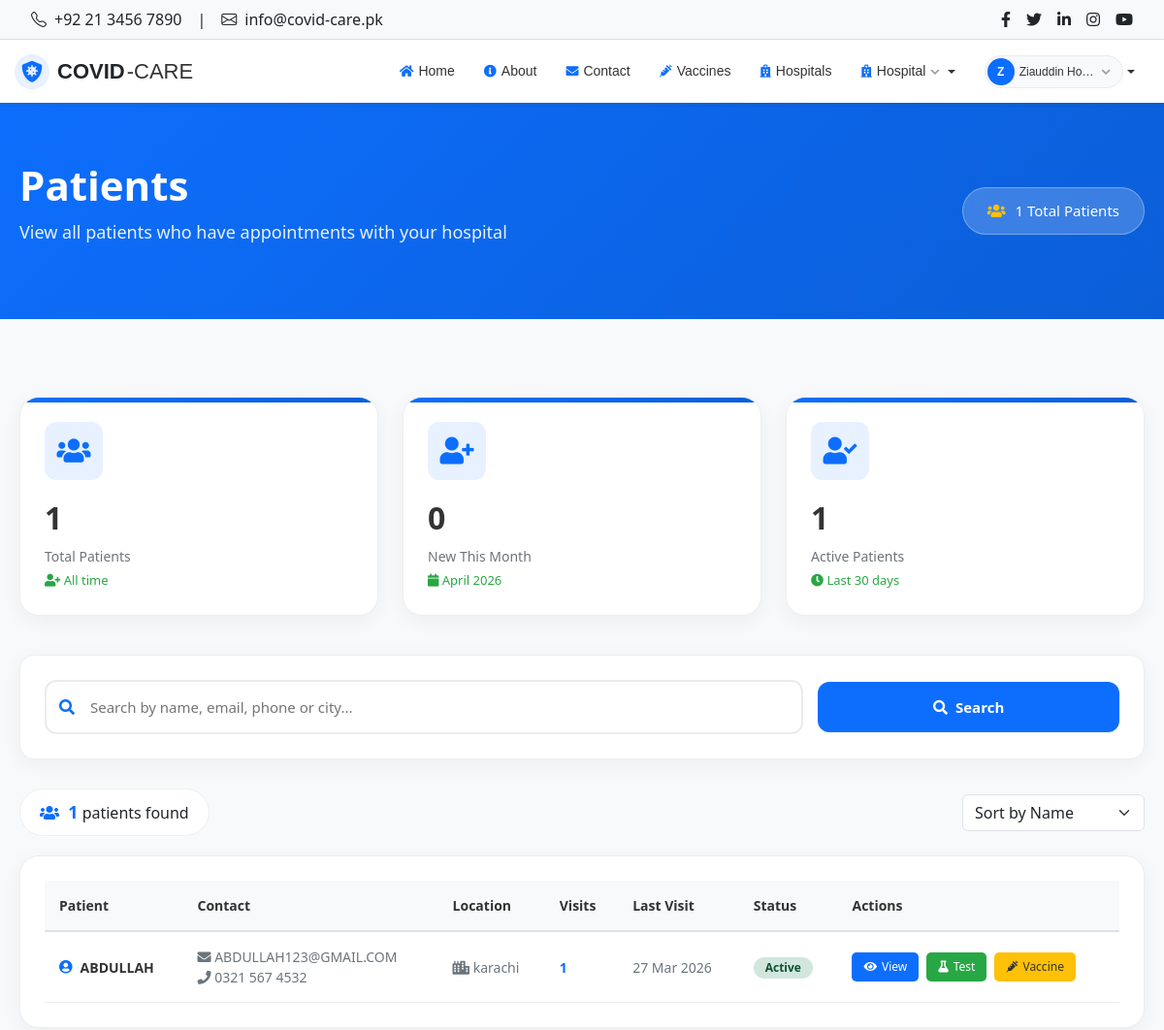
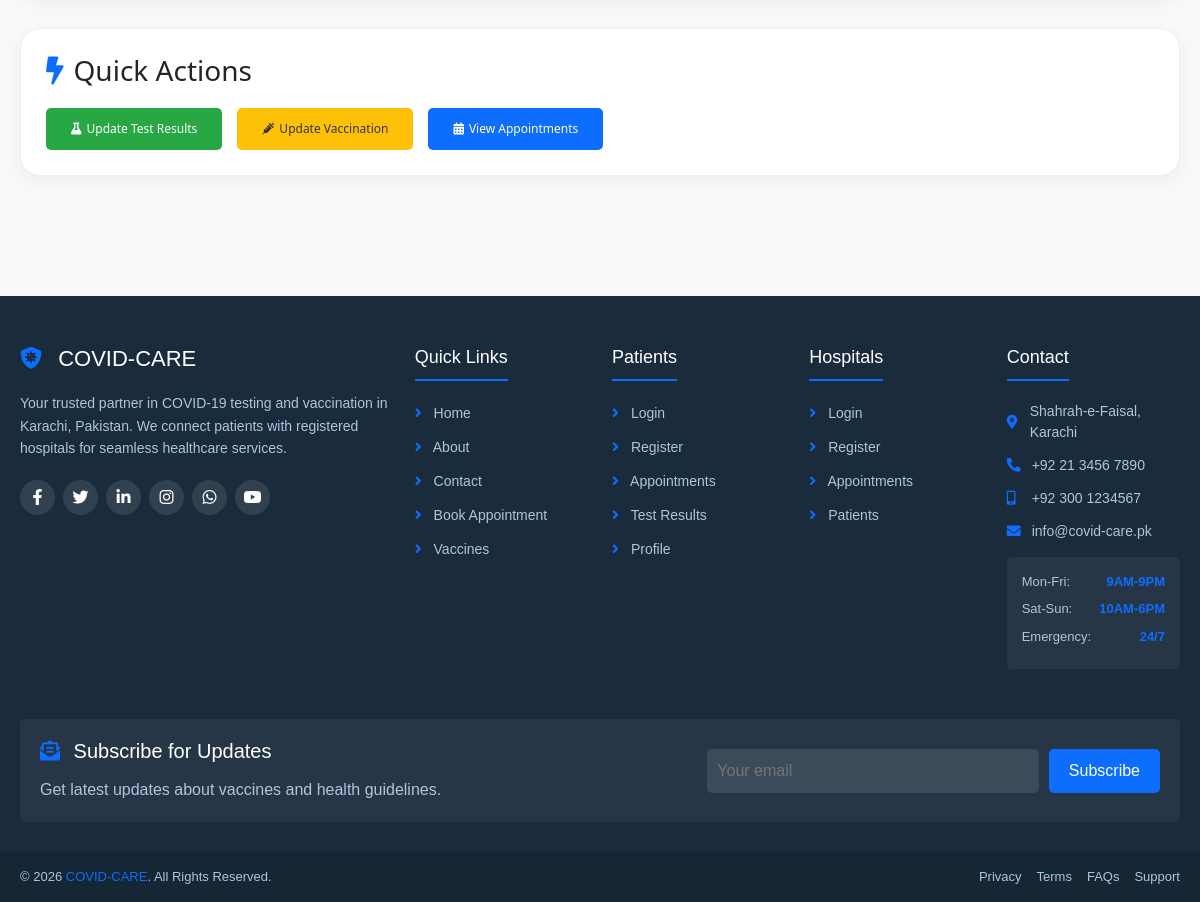
Screenshot of /hospital/patients.php (signed in) with the database file from the repository (2 pictures, top to bottom).
### tables this page shows
CREATE TABLE `patients` (
  `patient_id` int(11) NOT NULL,
  `name` varchar(100) DEFAULT NULL,
  `email` varchar(100) DEFAULT NULL,
  `phone` varchar(15) DEFAULT NULL,
  `password` varchar(255) DEFAULT NULL,
  `address` text DEFAULT NULL,
  `city` varchar(50) DEFAULT NULL,
  `dob` date DEFAULT NULL,
  `gender` enum('Male','Female','Other') DEFAULT NULL,
  `created_at` timestamp NOT NULL DEFAULT current_timestamp()
);

### includes/functions.php (called while the page is built, shortened)
<?php
function formatPhone($phone) {
    if (strlen($phone) == 11 && substr($phone, 0, 1) == '0') {
        return substr($phone, 0, 4) . ' ' . substr($phone, 4, 3) . ' ' . substr($phone, 7, 4);
    }
    return $phone;
}
?>

### hospital/patients.php (the view, shortened to what this page needs)
<?php
require_once '../config.php';
require_once '../includes/functions.php';
require_once '../includes/header.php';
require_once '../includes/navbar.php';
$hospital_id = $_SESSION['hospital_id'];
$search = isset($_GET['search']) ? sanitize($_GET['search']) : '';
$query = "SELECT DISTINCT p.*,
          (SELECT COUNT(*) FROM appointments WHERE patient_id = p.patient_id AND hospital_id = $hospital_id) as total_appointments,
          (SELECT MAX(appointment_date) FROM appointments WHERE patient_id = p.patient_id AND hospital_id = $hospital_id) as last_visit
          FROM patients p
          JOIN appointments a ON p.patient_id = a.patient_id
          WHERE a.hospital_id = $hospital_id";
$query .= " ORDER BY p.name ASC";
$result = mysqli_query($conn, $query);
$patients = [];
if ($result) {
    while ($row = mysqli_fetch_assoc($result)) {
        $patients[] = $row;
    }
}
$total_patients = count($patients);
$new_this_month = 0;
$active_patients = 0;
foreach ($patients as $p) {
    if (isset($p['last_visit']) && strtotime($p['last_visit']) > strtotime('-30 days')) {
        $active_patients++;
    }
}
?>
<section class="page-header">
    <div class="container">
        <div>
            <h1>Patients</h1>
            <p>View all patients who have appointments with your hospital</p>
        </div>
        <div class="header-badge">
            <i class="fas fa-users"></i>
            <?php echo $total_patients; ?> Total Patients
        </div>
    </div>
</section>
<main class="main-content">
    <div class="container">
        <div class="stats-row">
            <div class="stat-card">
                <div class="stat-icon">
                    <i class="fas fa-users"></i>
                </div>
                <div class="stat-value"><?php echo $total_patients; ?></div>
                <div class="stat-label">Total Patients</div>
                <div class="stat-small">
                    <i class="fas fa-user-plus"></i> All time
                </div>
            </div>
            <div class="stat-card">
                <div class="stat-icon">
                    <i class="fas fa-user-plus"></i>
                </div>
                <div class="stat-value"><?php echo $new_this_month; ?></div>
                <div class="stat-label">New This Month</div>
                <div class="stat-small">
                    <i class="fas fa-calendar"></i> <?php echo date('F Y'); ?>
                </div>
            </div>
            <div class="stat-card">
                <div class="stat-icon">
                    <i class="fas fa-user-check"></i>
                </div>
                <div class="stat-value"><?php echo $active_patients; ?></div>
                <div class="stat-label">Active Patients</div>
                <div class="stat-small">
                    <i class="fas fa-clock"></i> Last 30 days
                </div>
            </div>
        </div>
        <div class="search-section">
            <div class="search-card">
                <form method="GET" action="" class="search-form">
                    <div class="search-group">
                        <i class="fas fa-search"></i>
                        <input type="text" name="search" placeholder="Search by name, email, phone or city..."
                               value="<?php echo htmlspecialchars($search); ?>">
                    </div>
                    <button type="submit" class="btn-search">
                        <i class="fas fa-search"></i> Search
                    </button>
                </form>
            </div>
        </div>
        <div class="results-header">
            <div class="results-count">
                <i class="fas fa-users"></i>
                <strong><?php echo $total_patients; ?></strong> patients found
            </div>
            <div class="results-sort">
                <select onchange="window.location.href='?sort='+this.value<?php echo !empty($search) ? '+\'&search='.$search.'\'' : ''; ?>" class="form-select">
                    <option value="name">Sort by Name</option>
                </select>
            </div>
        </div>
        <div class="table-card">
            <?php if (!empty($patients)): ?>
                <div class="table-responsive">
                    <table>
                        <thead>
                            <tr>
                                <th>Patient</th>
                                <th>Contact</th>
                                <th>Location</th>
                                <th>Visits</th>
                                <th>Last Visit</th>
                                <th>Status</th>
                                <th>Actions</th>
                            </tr>
                        </thead>
                        <tbody>
                            <?php foreach ($patients as $patient):
                                $is_active = (isset($patient['last_visit']) && strtotime($patient['last_visit']) > strtotime('-30 days'));
                            ?>
                            <tr>
                                <td>
                                    <div class="patient-name">
                                        <i class="fas fa-user-circle"></i>
                                        <?php echo htmlspecialchars($patient['name']); ?>
                                    </div>
                                </td>
                                <td>
                                    <div><i class="fas fa-envelope"></i> <?php echo htmlspecialchars($patient['email']); ?></div>
                                    <div><i class="fas fa-phone"></i> <?php echo formatPhone($patient['phone']); ?></div>
                                </td>
                                <td>
                                    <div><i class="fas fa-city"></i> <?php echo htmlspecialchars($patient['city'] ?: 'N/A'); ?></div>
                                </td>
                                <td>
                                    <span style="font-weight: 600; color: #0d6efd;"><?php echo $patient['total_appointments']; ?></span>
                                </td>
                                <td>
                                    <?php echo $patient['last_visit'] ? date('d M Y', strtotime($patient['last_visit'])) : 'Never'; ?>
                                </td>
                                <td>
                                    <?php if ($is_active): ?>
                                        <span class="badge badge-active">Active</span>
                                    <?php else: ?>
                                        <span class="badge badge-inactive">Inactive</span>
                                    <?php endif; ?>
                                </td>
                                <td>
                                    <div class="action-buttons">
                                        <a href="#" class="btn-action btn-view" title="View Details">
                                            <i class="fas fa-eye"></i> View
                                        </a>
                                        <a href="<?php echo SITE_URL; ?>hospital/update_test.php?patient_id=<?php echo $patient['patient_id']; ?>" class="btn-action btn-test" title="Update Test">
                                            <i class="fas fa-flask"></i> Test
                                        </a>
                                        <a href="<?php echo SITE_URL; ?>hospital/update_vaccination.php?patient_id=<?php echo $patient['patient_id']; ?>" class="btn-action btn-vaccine" title="Update Vaccination">
                                            <i class="fas fa-syringe"></i> Vaccine
                                        </a>
                                    </div>
                                </td>
                            </tr>
                            <?php endforeach; ?>
                        </tbody>
                    </table>
                </div>
            <?php endif; ?>
        </div>
        <div class="table-card" style="margin-top: 20px;">
            <h3 style="margin-bottom: 20px; display: flex; align-items: center; gap: 10px;">
                <i class="fas fa-bolt" style="color: #0d6efd;"></i>
                Quick Actions
            </h3>
            <div style="display: flex; gap: 15px; flex-wrap: wrap;">
                <a href="<?php echo SITE_URL; ?>hospital/update_test.php" class="btn-action btn-test" style="padding: 12px 25px;">
                    <i class="fas fa-flask"></i> Update Test Results
                </a>
                <a href="<?php echo SITE_URL; ?>hospital/update_vaccination.php" class="btn-action btn-vaccine" style="padding: 12px 25px;">
                    <i class="fas fa-syringe"></i> Update Vaccination
                </a>
                <a href="<?php echo SITE_URL; ?>hospital/appointments.php" class="btn-action btn-view" style="padding: 12px 25px;">
                    <i class="fas fa-calendar-alt"></i> View Appointments
                </a>
            </div>
        </div>
    </div>
</main>
<?php require_once '../includes/footer.php'; ?>

### hospital/patients.php (style rules this page uses)
* { margin: 0; padding: 0; box-sizing: border-box; }
body { font-family: 'Segoe UI', Tahoma, Geneva, Verdana, sans-serif; background: #f8f9fa; min-height: 100vh; display: flex; flex-direction: column; }
.main-content { flex: 1; padding: 40px 0; }
.container { max-width: 1200px; margin: 0 auto; padding: 0 20px; width: 100%; }
.page-header { background: linear-gradient(135deg, #0d6efd, #0b5ed7); padding: 60px 0; margin-bottom: 40px; color: white; width: 100%; }
.page-header .container { display: flex; justify-content: space-between; align-items: center; flex-wrap: wrap; gap: 20px; }
.page-header h1 { font-size: 42px; font-weight: 700; margin-bottom: 10px; }
.page-header p { font-size: 18px; opacity: 0.9; }
.header-badge { background: rgba(255,255,255,0.2); padding: 12px 25px; border-radius: 50px; font-size: 15px; display: flex; align-items: center; gap: 10px; backdrop-filter: blur(5px); border: 1px solid rgba(255,255,255,0.3); }
.header-badge i { color: #ffc107; }
.stats-row { display: grid; grid-template-columns: repeat(3, 1fr); gap: 25px; margin-bottom: 40px; }
.stat-card { background: white; border-radius: 20px; padding: 25px; box-shadow: 0 5px 20px rgba(0,0,0,0.05); border: 1px solid #eee; transition: all 0.3s ease; position: relative; overflow: hidden; }
.stat-card::before { content: ''; position: absolute; top: 0; left: 0; right: 0; height: 5px; background: linear-gradient(90deg, #0d6efd, #0b5ed7); }
.stat-icon { width: 60px; height: 60px; background: #e7f1ff; border-radius: 12px; display: flex; align-items: center; justify-content: center; margin-bottom: 15px; color: #0d6efd; font-size: 28px; }
.stat-value { font-size: 32px; font-weight: 700; color: #333; margin-bottom: 5px; }
.stat-label { color: #6c757d; font-size: 14px; font-weight: 500; }
.stat-small { font-size: 13px; color: #28a745; margin-top: 5px; }
.search-section { margin-bottom: 30px; }
.search-card { background: white; border-radius: 15px; padding: 25px; box-shadow: 0 5px 20px rgba(0,0,0,0.05); border: 1px solid #eee; }
.search-form { display: flex; gap: 15px; align-items: center; flex-wrap: wrap; }
.search-group { flex: 3; min-width: 250px; position: relative; }
.search-group i { position: absolute; left: 15px; top: 50%; transform: translateY(-50%); color: #0d6efd; font-size: 16px; }
.search-group input { width: 100%; padding: 15px 15px 15px 45px; border: 2px solid #e9ecef; border-radius: 12px; font-size: 15px; transition: all 0.3s ease; }
.btn-search { flex: 1; min-width: 120px; padding: 15px 25px; background: #0d6efd; color: white; border: none; border-radius: 12px; font-size: 15px; font-weight: 600; cursor: pointer; transition: all 0.3s ease; display: flex; align-items: center; justify-content: center; gap: 8px; }
.results-header { display: flex; justify-content: space-between; align-items: center; margin-bottom: 20px; flex-wrap: wrap; gap: 15px; }
.results-count { background: white; padding: 10px 20px; border-radius: 50px; border: 1px solid #eee; }
.results-count i { color: #0d6efd; margin-right: 5px; }
.results-count strong { color: #0d6efd; font-size: 18px; }
.table-card { background: white; border-radius: 20px; padding: 25px; box-shadow: 0 5px 20px rgba(0,0,0,0.05); border: 1px solid #eee; margin-bottom: 30px; }
.table-responsive { overflow-x: auto; }
table { width: 100%; border-collapse: collapse; }
th { text-align: left; padding: 15px; background: #f8f9fa; color: #333; font-size: 14px; font-weight: 600; border-bottom: 2px solid #dee2e6; }
td { padding: 15px; color: #6c757d; font-size: 14px; border-bottom: 1px solid #eee; }
.patient-name { font-weight: 600; color: #333; display: flex; align-items: center; gap: 8px; }
.patient-name i { color: #0d6efd; }
.badge { display: inline-block; padding: 5px 12px; border-radius: 50px; font-size: 12px; font-weight: 600; }
.badge-active { background: #d1e7dd; color: #0f5132; }
.action-buttons { display: flex; gap: 8px; flex-wrap: wrap; }
.btn-action { padding: 6px 12px; border-radius: 5px; text-decoration: none; font-size: 12px; font-weight: 500; display: inline-flex; align-items: center; gap: 5px; transition: all 0.3s ease; }
.btn-view { background: #0d6efd; color: white; }
.btn-test { background: #28a745; color: white; }
.btn-vaccine { background: #ffc107; color: #333; }

### rows the page displays
patients: name "ABDULLAH", email "ABDULLAH123@GMAIL.COM", phone "0321 567 4532", city "karachi", total_appointments "1", last_visit "27 Mar 2026"

### other values shown
substr($user_name, 0, 1) "Z"
$user_name "Ziauddin Ho…"
$total_patients "1"
$new_this_month "0"
$active_patients "1"
SITE_NAME "COVID-CARE"
